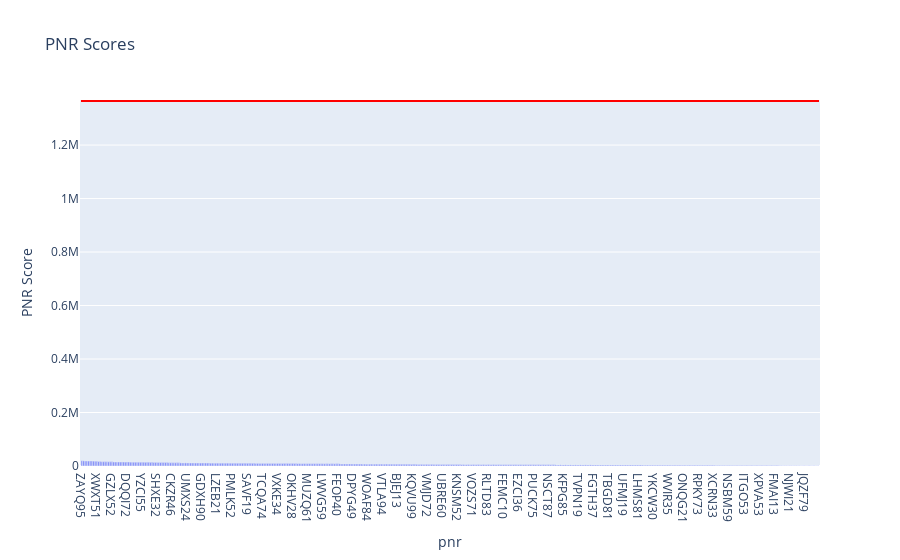

Notebook code cell kept with this figure:
### Code cell
# plot for pnr_score distribution of cancelled flights-pnrs
fig = px.bar(
    df, x="pnr", y="pnr_score", title="PNR Scores", labels={"pnr_score": "PNR Score"}
)
# Add mean and standard deviation annotations
fig.add_shape(
    type="line",
    x0=-0.5,
    x1=len(df) - 0.5,
    y0=mean_score,
    y1=mean_score,
    line=dict(color="red", width=2),
    name="Mean",
)
# Show the chart
print(mean_score, std_dev_score)
fig.show()

### Figure 1 — Plotly figure (JSON) as saved in the notebook; plotly's stock layout.template omitted (floating-point values rounded to 4 significant figures; data arrays with more than 128 entries replaced by an {"elided": "..."} marker saying what was removed)
{"data": [{"alignmentgroup": "True", "hovertemplate": "pnr=%{x}<br>PNR Score=%{y}<extra></extra>", "legendgroup": "", "marker": {"color": "#636efa", "pattern": {"shape": ""}}, "name": "", "offsetgroup": "", "orientation": "v", "showlegend": false, "textposition": "auto", "type": "bar", "x": {"elided": "441 str values"}, "xaxis": "x", "y": {"elided": "441 int values"}, "yaxis": "y"}], "layout": {"barmode": "relative", "legend": {"tracegroupgap": 0}, "shapes": [{"line": {"color": "red", "width": 2}, "name": "Mean", "type": "line", "x0": -0.5, "x1": 440.5, "y0": 1365000.0, "y1": 1365000.0}], "title": {"text": "PNR Scores"}, "xaxis": {"anchor": "y", "domain": [0, 1], "title": {"text": "pnr"}}, "yaxis": {"anchor": "x", "domain": [0, 1], "title": {"text": "PNR Score"}}}}
